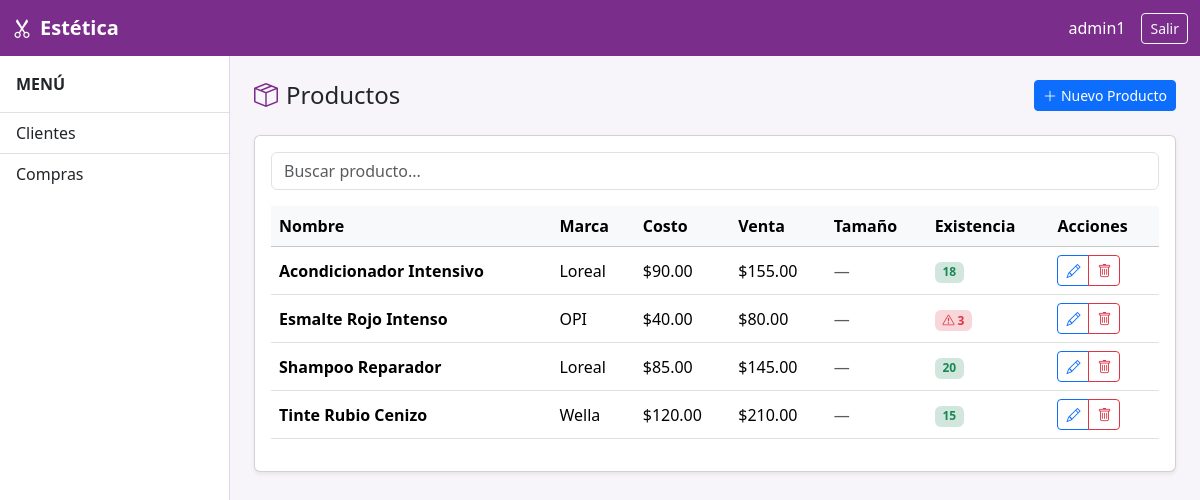
The page /servicios/productos/ (signed in) on the database its author committed.
### apps/servicios/models.py (models this page shows, shortened)
class Producto(models.Model):
    nombre = models.CharField(max_length=100)
    marca = models.CharField(max_length=100, blank=True)
    tamano = models.CharField(
        max_length=100,
        blank=True,
        verbose_name='Tamaño',
        help_text='Selecciona la medida del producto'
    )
    tamano_personalizado = models.CharField(
        max_length=100,
        blank=True,
        verbose_name='Tamaño personalizado',
        help_text='Si el tamaño no está en la lista, escríbelo aquí'
    )
    costo = models.DecimalField(max_digits=8, decimal_places=2)
    precio_venta = models.DecimalField(max_digits=8, decimal_places=2)
    stock_actual = models.PositiveIntegerField(default=0)
    stock_minimo = models.PositiveIntegerField(default=5)
    activo = models.BooleanField(default=True)
    class Meta:
        verbose_name = 'Producto'
        verbose_name_plural = 'Productos'
        ordering = ['nombre']

### apps/servicios/views.py (the view)
# urls.py: path('productos/', views.producto_list, name='producto_list'),
@login_required
def producto_list(request):
    queryset = Producto.objects.filter(activo=True)
    paginator = Paginator(queryset, 10)
    page = request.GET.get('page')
    try:
        productos = paginator.page(page)
    except PageNotAnInteger:
        productos = paginator.page(1)
    except EmptyPage:
        productos = paginator.page(paginator.num_pages)
    return render(request, 'servicios/producto_list.html', {'productos': productos})

### templates/servicios/producto_list.html (shortened to what this page needs)
{% extends "base.html" %}
{% block content %}
<div class="d-flex justify-content-between align-items-center mb-4">
  <h4 class="mb-0"><i class="bi bi-box-seam me-2" style="color:#7b2d8b"></i>Productos</h4>
  <a href="{% url 'servicios:producto_create' %}" class="btn btn-primary btn-sm">
    <i class="bi bi-plus-lg me-1"></i>Nuevo Producto
  </a>
</div>
<div class="card shadow-sm">
  <div class="card-body">
    <div class="mb-3">
      <input type="text" id="searchInput" class="form-control" placeholder="Buscar producto...">
    </div>
    <div class="table-responsive">
      <table class="table table-hover align-middle" id="productosTable">
        <thead class="table-light">
          <tr>
            <th>Nombre</th>
            <th>Marca</th>
            <th>Costo</th>
            <th>Venta</th>
            <th>Tamaño</th>
            <th>Existencia</th>
            <th>Acciones</th>
          </tr>
        </thead>
        <tbody>
          {% for producto in productos %}
          <tr>
            <td class="fw-bold">{{ producto.nombre }}</td>
            <td>{{ producto.marca|default:"—" }}</td>
            <td>${{ producto.costo }}</td>
            <td>${{ producto.precio_venta }}</td>
            <td>
              {% if producto.tamano_personalizado %}
                <span class="badge bg-info-subtle text-info">{{ producto.get_tamano_final }}</span>
              {% elif producto.tamano %}
                <span class="badge bg-secondary-subtle text-secondary">{{ producto.tamano }}</span>
              {% else %}
                <span class="text-muted">—</span>
              {% endif %}
            </td>
            <td>
              {% if producto.stock_actual <= producto.stock_minimo %}
                <span class="badge bg-danger-subtle text-danger">
                  <i class="bi bi-exclamation-triangle"></i> {{ producto.stock_actual }}
                </span>
              {% else %}
                <span class="badge bg-success-subtle text-success">{{ producto.stock_actual }}</span>
              {% endif %}
            </td>
            <td>
              <div class="btn-group btn-group-sm">
                <a href="{% url 'servicios:producto_update' producto.pk %}" class="btn btn-outline-primary">
                  <i class="bi bi-pencil"></i>
                </a>
                <button type="button" class="btn btn-outline-danger" data-bs-toggle="modal" data-bs-target="#deleteModal{{ producto.pk }}">
                  <i class="bi bi-trash"></i>
                </button>
              </div>
            </td>
          </tr>
          {% endfor %}
        </tbody>
       </table>
    </div>
  </div>
</div>
{% endblock %}

### templates/base.html (shortened to what this page needs)
<!DOCTYPE html>
<html lang="es">
<head>
  <link rel="stylesheet" href="https://cdn.jsdelivr.net/npm/bootstrap@5.3.3/dist/css/bootstrap.min.css">
  <link rel="stylesheet" href="https://cdn.jsdelivr.net/npm/bootstrap-icons@1.11.3/font/bootstrap-icons.min.css">
</head>
<body class="{% if user.is_authenticated %}logged-in{% endif %}">
<nav class="navbar navbar-estetica fixed-top">
  <div class="container-fluid">
    <a class="navbar-brand fw-bold" href="/"><i class="bi bi-scissors me-2"></i>Estética</a>
    {% if user.is_authenticated %}
    <div class="d-flex align-items-center gap-3">
      <span class="navbar-text">{{ user.username }}</span>
      <form method="post" action="/auth/logout/" class="m-0">
        {% csrf_token %}<button type="submit" class="btn btn-sm btn-outline-light">Salir</button>
      </form>
    </div>
    {% endif %}
  </div>
</nav>
{% if user.is_authenticated %}
<nav id="sidebar">
  <div class="p-3 fw-bold border-bottom">MENÚ</div>
  <div class="list-group list-group-flush">
    <a href="{% url 'clientes:list' %}" class="list-group-item list-group-item-action">Clientes</a>
    <a href="{% url 'operaciones:compra_list' %}" class="list-group-item list-group-item-action">Compras</a>
  </div>
</nav>
{% endif %}
<main id="main-content">
  {% block content %}{% endblock %}
</main>
</body>
</html>

### templates/base.html (style rules this page uses)
:root { --color-primary: #7b2d8b; --color-primary-dark: #5e2069; }
body { background-color: #f8f5fa; }
.navbar-estetica { background-color: var(--color-primary); }
.navbar-estetica .navbar-brand, .navbar-estetica .navbar-text { color: #fff !important; }
#sidebar { width: 230px; min-height: calc(100vh - 56px); background-color: #fff; border-right: 1px solid #e4d4ec; position: fixed; top: 56px; left: 0; z-index: 100; }
#main-content { margin-top: 56px; padding: 24px; min-height: calc(100vh - 56px); margin-left: 0; }
body.logged-in #main-content { margin-left: 230px; }

### rows shown on the page
Producto: nombre "Acondicionador Intensivo", marca "Loreal", costo "90.00", precio_venta "155.00", stock_actual "18"
Producto: nombre "Esmalte Rojo Intenso", marca "OPI", costo "40.00", precio_venta "80.00", stock_actual "3"
Producto: nombre "Shampoo Reparador", marca "Loreal", costo "85.00", precio_venta "145.00", stock_actual "20"
Producto: nombre "Tinte Rubio Cenizo", marca "Wella", costo "120.00", precio_venta "210.00", stock_actual "15"

### other values the page prints
{{ user.username }} "admin1"
